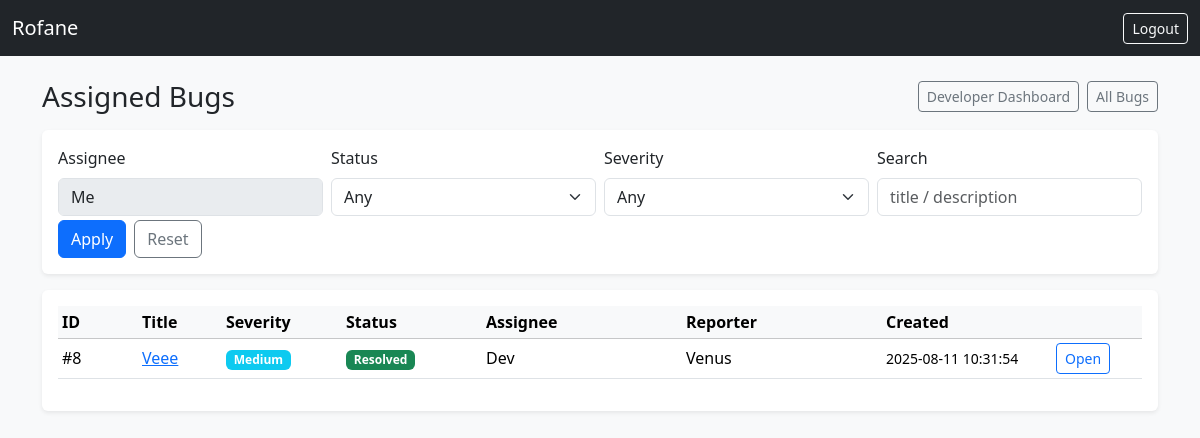
The app's page /modules/bug_tracker/assigned_bugs.php (signed in) with its own data.
### tables this page shows
CREATE TABLE `bugs` (
  `id` int(11) NOT NULL,
  `title` varchar(255) DEFAULT NULL,
  `component` varchar(80) DEFAULT NULL,
  `target_release` varchar(40) DEFAULT NULL,
  `description` text DEFAULT NULL,
  `fix_notes` text DEFAULT NULL,
  `commit_ref` varchar(80) DEFAULT NULL,
  `severity` enum('Low','Medium','High','Critical') NOT NULL,
  `status` enum('Open','In Progress','Resolved','Closed') DEFAULT 'Open',
  `resolution` varchar(40) DEFAULT NULL,
  `closed_by` int(11) DEFAULT NULL,
  `closed_at` datetime DEFAULT NULL,
  `reported_by` int(11) DEFAULT NULL,
  `assigned_to` int(11) DEFAULT NULL,
  `created_at` timestamp NOT NULL DEFAULT current_timestamp(),
  `priority` varchar(20) DEFAULT 'Medium',
  `updated_at` timestamp NULL DEFAULT NULL
);

CREATE TABLE `users` (
  `id` int(11) NOT NULL,
  `name` varchar(100) DEFAULT NULL,
  `email` varchar(100) DEFAULT NULL,
  `password` varchar(255) DEFAULT NULL,
  `role` enum('tester','test_manager','manager','client','developer','admin') NOT NULL DEFAULT 'tester',
  `created_at` timestamp NOT NULL DEFAULT current_timestamp()
);

### modules/bug_tracker/assigned_bugs.php (the view, shortened to what this page needs)
<?php
require_once '../../includes/config.php';
$role   = $_SESSION['role']  ?? '';
$userId = (int)($_SESSION['user_id'] ?? 0);
function h($s){ return htmlspecialchars((string)$s, ENT_QUOTES, 'UTF-8'); }
function badgeClass($status) {
  switch ($status) {
    case 'Resolved': return 'bg-success';
  }
}
$isManagerLike = in_array($role, ['manager','test_manager','admin'], true);
$assignee = $isManagerLike ? trim($_GET['assignee'] ?? '') : (string)$userId;
$q        = trim($_GET['q']        ?? '');
$page     = max(1, (int)($_GET['page'] ?? 1));
$perPage  = 20;
$offset   = ($page - 1) * $perPage;
$where = [];
$params = [];
$types  = "";
if ($isManagerLike) {
  if ($assignee !== '') {
    $where[] = "b.assigned_to = ?";
    $types  .= "i";
    $params[] = (int)$assignee;
  } else {
    $where[] = "b.assigned_to IS NOT NULL";
  }
} else {
  $where[] = "b.assigned_to = ?";
  $types  .= "i";
  $params[] = $userId;
}
$whereSql = $where ? ("WHERE ".implode(" AND ", $where)) : "";
$sqlList = "
  SELECT b.id, b.title, b.severity, b.status, b.created_at,
         ur.name AS reporter_name,
         ua.name AS assignee_name
  FROM bugs b
  LEFT JOIN users ur ON ur.id=b.reported_by
  LEFT JOIN users ua ON ua.id=b.assigned_to
  $whereSql
  ORDER BY FIELD(b.status,'Open','In Progress','Resolved','Closed'), b.created_at DESC
  LIMIT ? OFFSET ?
";
$stmt = $conn->prepare($sqlList);
$listTypes  = $types . "ii";
$listParams = $params;
$listParams[] = $perPage;
$listParams[] = $offset;
$stmt->bind_param($listTypes, ...$listParams);
$stmt->execute();
$res = $stmt->get_result();
$rows = [];
while ($r = $res->fetch_assoc()) $rows[] = $r;
$assignees = [];
?>
<!doctype html>
<html lang="en">
<head>
  <link href="https://cdn.jsdelivr.net/npm/bootstrap@5.3.2/dist/css/bootstrap.min.css" rel="stylesheet">
</head>
<body class="bg-light">
<nav class="navbar navbar-expand-lg navbar-dark bg-dark">
  <div class="container-fluid">
    <a class="navbar-brand" href="#">Rofane</a>
    <div class="d-flex">
      <a href="../../logout.php" class="btn btn-outline-light btn-sm">Logout</a>
    </div>
  </div>
</nav>
<div class="container py-4">
  <div class="d-flex align-items-center justify-content-between mb-3">
    <h3 class="mb-0">Assigned Bugs</h3>
    <div class="d-flex gap-2">
      <?php if ($role==='developer'): ?>
        <a class="btn btn-outline-secondary btn-sm" href="../../dashboard/developer_dashboard.php">Developer Dashboard</a>
      <?php endif; ?>
      <a class="btn btn-outline-secondary btn-sm" href="view_bugs.php">All Bugs</a>
    </div>
  </div>
  <form class="card border-0 shadow-sm mb-3">
    <div class="card-body row g-2">
      <?php if ($isManagerLike): ?>
      <div class="col-md-3">
        <label class="form-label">Assignee</label>
        <select name="assignee" class="form-select">
          <option value="">Any</option>
          <?php foreach ($assignees as $u): ?>
            <option value="<?= (int)$u['id'] ?>" <?= ($assignee!=='' && (int)$assignee===(int)$u['id'])?'selected':''; ?>>
              <?= h($u['name']) ?> (<?= h($u['role']) ?>)
            </option>
          <?php endforeach; ?>
        </select>
      </div>
      <?php else: ?>
      <div class="col-md-3">
        <label class="form-label">Assignee</label>
        <input class="form-control" value="Me" disabled>
      </div>
      <?php endif; ?>
      <div class="col-md-3">
        <label class="form-label">Status</label>
        <select name="status" class="form-select">
          <option value="">Any</option>
        </select>
      </div>
      <div class="col-md-3">
        <label class="form-label">Severity</label>
        <select name="severity" class="form-select">
          <option value="">Any</option>
        </select>
      </div>
      <div class="col-md-3">
        <label class="form-label">Search</label>
        <input type="text" class="form-control" name="q" placeholder="title / description" value="<?= h($q) ?>">
      </div>
      <div class="col-12 d-flex gap-2 mt-1">
        <button class="btn btn-primary">Apply</button>
        <a class="btn btn-outline-secondary" href="assigned_bugs.php">Reset</a>
      </div>
    </div>
  </form>
  <div class="card border-0 shadow-sm">
    <div class="card-body">
      <?php if (!$rows): ?>
        <div class="text-muted">No bugs found for the selected filters.</div>
      <?php else: ?>
        <div class="table-responsive">
          <table class="table table-sm align-middle">
            <thead class="table-light">
              <tr>
                <th style="width:80px">ID</th>
                <th>Title</th>
                <th style="width:120px">Severity</th>
                <th style="width:140px">Status</th>
                <th style="width:200px">Assignee</th>
                <th style="width:200px">Reporter</th>
                <th style="width:170px">Created</th>
                <th style="width:90px"></th>
              </tr>
            </thead>
            <tbody>
              <?php foreach ($rows as $r): ?>
              <tr>
                <td>#<?= (int)$r['id'] ?></td>
                <td><a href="bug_detail.php?id=<?= (int)$r['id'] ?>"><?= h($r['title']) ?></a></td>
                <td><span class="badge bg-info"><?= h($r['severity']) ?></span></td>
                <td><span class="badge <?= badgeClass($r['status']) ?>"><?= h($r['status']) ?></span></td>
                <td><?= h($r['assignee_name'] ?? '-') ?></td>
                <td><?= h($r['reporter_name'] ?? '-') ?></td>
                <td><small><?= h($r['created_at']) ?></small></td>
                <td><a class="btn btn-sm btn-outline-primary" href="bug_detail.php?id=<?= (int)$r['id'] ?>">Open</a></td>
              </tr>
              <?php endforeach; ?>
            </tbody>
          </table>
        </div>
      <?php endif; ?>
    </div>
  </div>
</div>
</body>
</html>

### records on screen
bugs: id "8", title "Veee", severity "Medium", status "Resolved", assigned_to.name "Dev", reported_by.name "Venus", created_at "2025-08-11 10:31:54"
